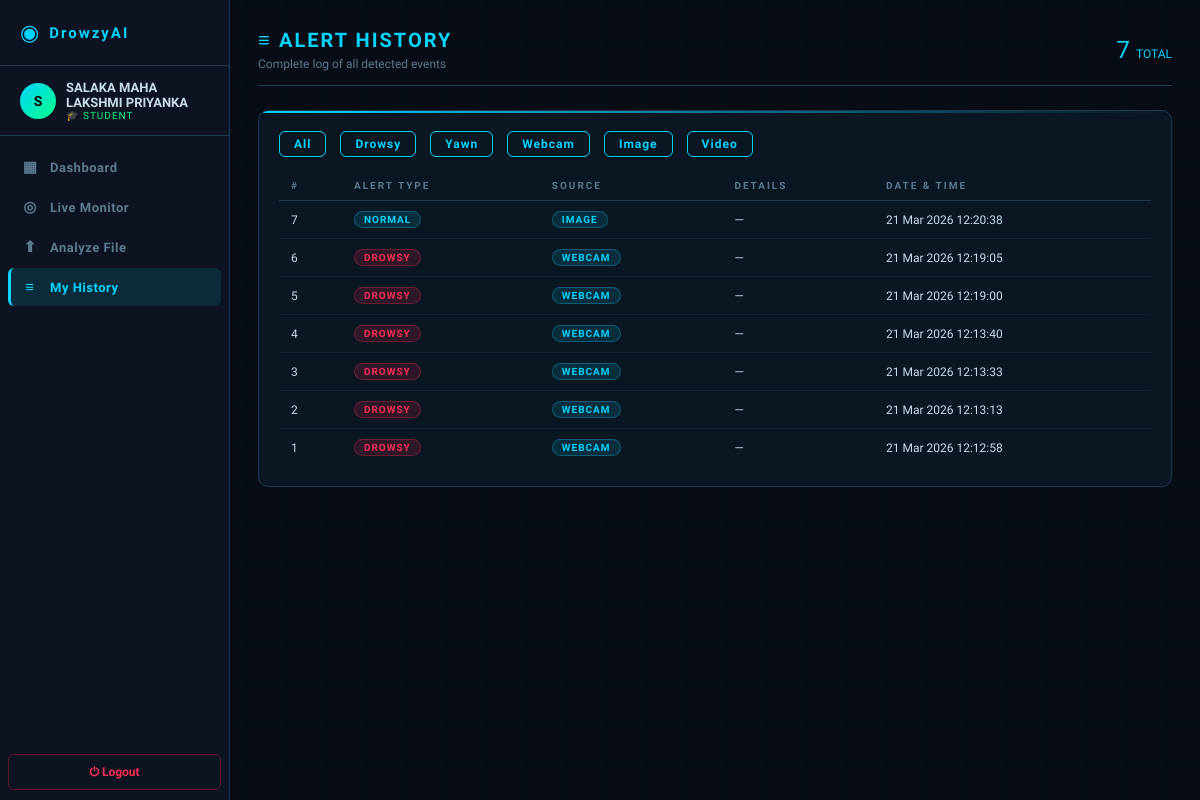
The app's page /history (signed in), older data.
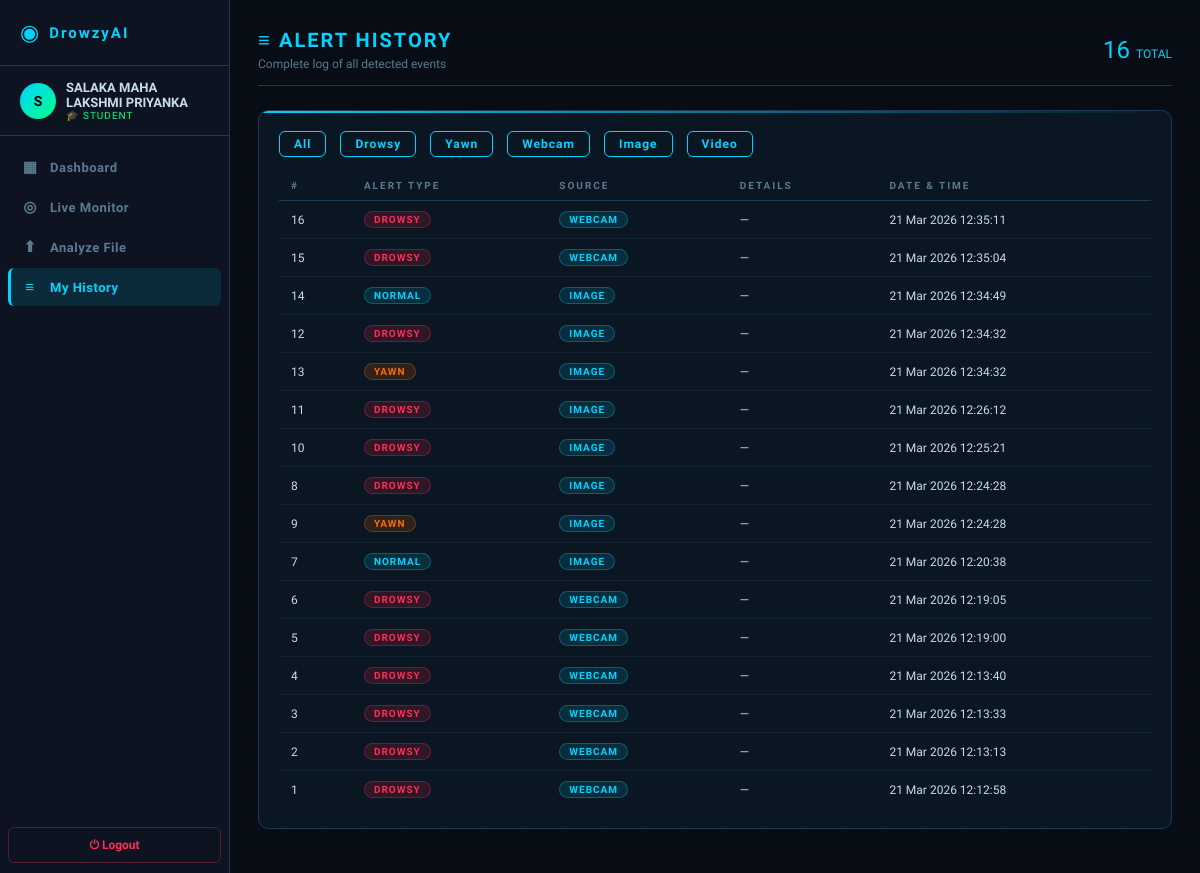
The same page, newer data.
### models/user.py (models this page shows)
class AlertLog(db.Model):
    __tablename__ = 'alert_logs'
    id = db.Column(db.Integer, primary_key=True)
    user_id = db.Column(db.Integer, db.ForeignKey('users.id'), nullable=True)
    alert_type = db.Column(db.String(50))
    source = db.Column(db.String(20))
    confidence = db.Column(db.Float, nullable=True)
    snapshot_path = db.Column(db.String(200), nullable=True)
    timestamp = db.Column(db.DateTime, default=datetime.utcnow)
    details = db.Column(db.Text, nullable=True)

### routes/main_routes.py (the view)
@main_bp.route('/history')
@login_required
def history():
    if current_user.role == 'admin':
        return redirect(url_for('main.all_history'))
    logs = AlertLog.query.filter_by(user_id=current_user.id)\
            .order_by(AlertLog.timestamp.desc()).all()
    return render_template('history.html', logs=logs)

### models/user.py (called while the page is built)
@login_manager.user_loader
def load_user(user_id):
    return User.query.get(int(user_id))

### templates/history.html (shortened to what this page needs)
{% extends 'base.html' %}
{% block content %}
<div class="page-header animate-in d-flex justify-between align-center">
  <div>
    <div class="page-title">≡ ALERT HISTORY</div>
    <div class="page-sub">Complete log of all detected events</div>
  </div>
  <div style="font-family:'Orbitron',monospace;font-size:24px;color:var(--accent)">
    {{ logs|length }} <span style="font-size:12px;color:var(--text-dim)">TOTAL</span>
  </div>
</div>
<div class="card animate-in">
  {% if logs %}
  <div class="d-flex gap-2 mb-2" style="flex-wrap:wrap;">
    <button class="btn btn-outline" style="padding:5px 14px;font-size:12px" onclick="filterTable('all')">All</button>
    <button class="btn btn-outline" style="padding:5px 14px;font-size:12px" onclick="filterTable('DROWSY')">Drowsy</button>
    <button class="btn btn-outline" style="padding:5px 14px;font-size:12px" onclick="filterTable('YAWN')">Yawn</button>
    <button class="btn btn-outline" style="padding:5px 14px;font-size:12px" onclick="filterTable('webcam')">Webcam</button>
    <button class="btn btn-outline" style="padding:5px 14px;font-size:12px" onclick="filterTable('image')">Image</button>
    <button class="btn btn-outline" style="padding:5px 14px;font-size:12px" onclick="filterTable('video')">Video</button>
  </div>
  <table class="data-table" id="histTable">
    <thead><tr><th>#</th><th>Alert Type</th><th>Source</th><th>Details</th><th>Date &amp; Time</th></tr></thead>
    <tbody>
      {% for log in logs %}
      <tr data-type="{{ log.alert_type }}" data-source="{{ log.source }}">
        <td style="color:var(--text-dim);font-size:12px">{{ log.id }}</td>
        <td>
          {% if log.alert_type == 'DROWSY' %}<span class="badge badge-danger">DROWSY</span>
          {% elif log.alert_type == 'YAWN'  %}<span class="badge badge-warning">YAWN</span>
          {% else %}<span class="badge badge-info">{{ log.alert_type }}</span>{% endif %}
        </td>
        <td><span class="badge badge-info">{{ log.source }}</span></td>
        <td style="color:var(--text-dim);font-size:12px">{{ log.details or '—' }}</td>
        <td style="font-size:12px;color:var(--text-dim);font-family:'Orbitron',monospace;">
          {{ log.timestamp.strftime('%d %b %Y  %H:%M:%S') }}
        </td>
      </tr>
      {% endfor %}
    </tbody>
  </table>
  {% else %}
  <div class="text-center text-dim" style="padding:50px;">
    <div style="font-size:36px;margin-bottom:12px;">◎</div>
    <div>No alerts recorded yet.</div>
    <a href="{{ url_for('main.webcam') }}" class="btn btn-primary mt-3">Start Monitoring</a>
  </div>
  {% endif %}
</div>
{% endblock %}

Row changes from the older to the newer data that the page shows:
added AlertLog: id "16", alert_type "DROWSY", source "WEBCAM", details "—", timestamp "21 Mar 2026 12:35:11"
added AlertLog: id "15", alert_type "DROWSY", source "WEBCAM", details "—", timestamp "21 Mar 2026 12:35:04"
added AlertLog: id "14", alert_type "NORMAL", source "IMAGE", details "—", timestamp "21 Mar 2026 12:34:49"
added AlertLog: id "12", alert_type "DROWSY", source "IMAGE", details "—", timestamp "21 Mar 2026 12:34:32"
added AlertLog: id "13", alert_type "YAWN", source "IMAGE", details "—", timestamp "21 Mar 2026 12:34:32"
added AlertLog: id "11", alert_type "DROWSY", source "IMAGE", details "—", timestamp "21 Mar 2026 12:26:12"
added AlertLog: id "10", alert_type "DROWSY", source "IMAGE", details "—", timestamp "21 Mar 2026 12:25:21"
added AlertLog: id "8", alert_type "DROWSY", source "IMAGE", details "—", timestamp "21 Mar 2026 12:24:28"
added AlertLog: id "9", alert_type "YAWN", source "IMAGE", details "—", timestamp "21 Mar 2026 12:24:28"
Text that changed along with them:
{{ logs|length }}: "7" → "16"
